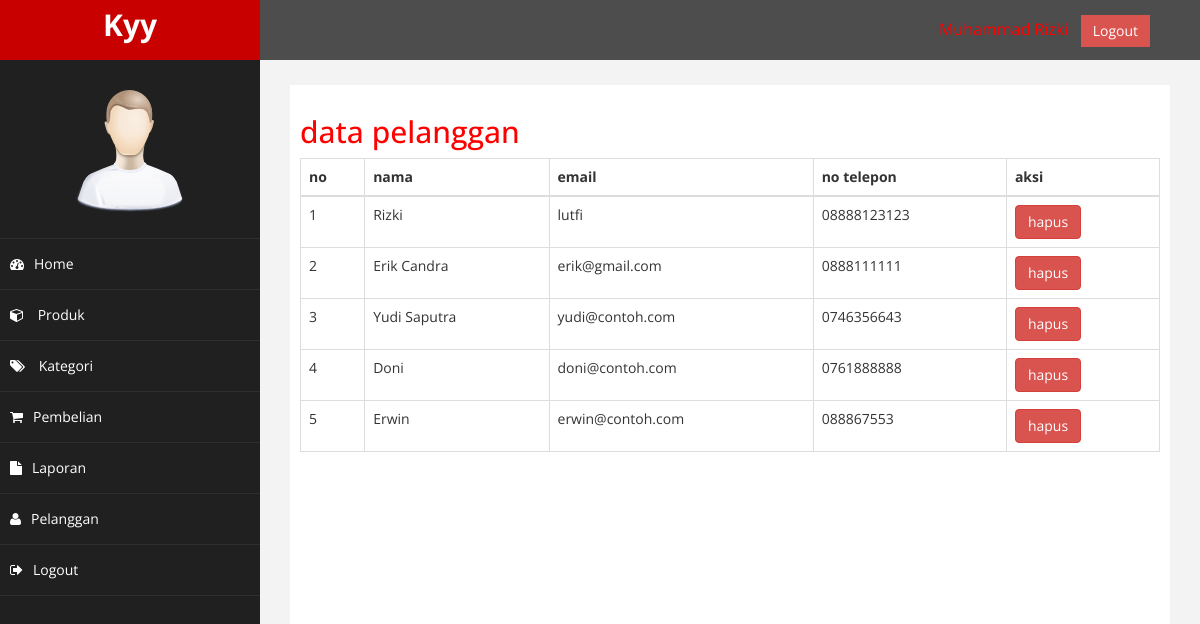
Page /admin/index.php?halaman=pelanggan (signed in) on the committed database.
### tables this page shows
CREATE TABLE `pelanggan` (
  `id_pelanggan` int(11) NOT NULL,
  `email_pelanggan` varchar(100) NOT NULL,
  `password_pelanggan` varchar(50) NOT NULL,
  `nama_pelanggan` varchar(100) NOT NULL,
  `telepon_pelanggan` varchar(100) NOT NULL,
  `alamat_pelanggan` text NOT NULL
);

### admin/pelanggan.php (the view)
<h2>data pelanggan</h2>
<table class="table table-bordered">
    <thead>
        <tr>
            <th>no</th>
            <th>nama</th>
            <th>email</th>
            <th>no telepon</th>
            <th>aksi</th>
        </tr>
    </thead>
    <tbody>
        <?php $nomor = 1; ?>
        <?php $ambil = $koneksi->query("SELECT * FROM pelanggan"); ?>
        <?php while ($pecah = $ambil->fetch_assoc()) { ?>
            <tr>
                <td> <?php echo $nomor; ?></td>
                <td> <?php echo $pecah['nama_pelanggan']; ?> </td>
                <td> <?php echo $pecah['email_pelanggan']; ?> </td>
                <td> <?php echo $pecah['telepon_pelanggan']; ?> </td>
                <td>
                    <a href="" class="btn btn-danger">hapus</a>
                </td>
            </tr>
            <?php $nomor++; ?>
        <?php } ?>
    </tbody>
</table>

### admin/assets/css/custom.css (style rules this page uses)
body { font-family: 'Open Sans', sans-serif; }
h2 { color: #f00; }

### rows in the picture
pelanggan: nama_pelanggan "Rizki", email_pelanggan "lutfi", telepon_pelanggan "08888123123"
pelanggan: nama_pelanggan "Erik Candra", email_pelanggan "erik@gmail.com", telepon_pelanggan "0888111111"
pelanggan: nama_pelanggan "Yudi Saputra", email_pelanggan "yudi@contoh.com", telepon_pelanggan "0746356643"
pelanggan: nama_pelanggan "Doni", email_pelanggan "doni@contoh.com", telepon_pelanggan "0761888888"
pelanggan: nama_pelanggan "Erwin", email_pelanggan "erwin@contoh.com", telepon_pelanggan "088867553"
